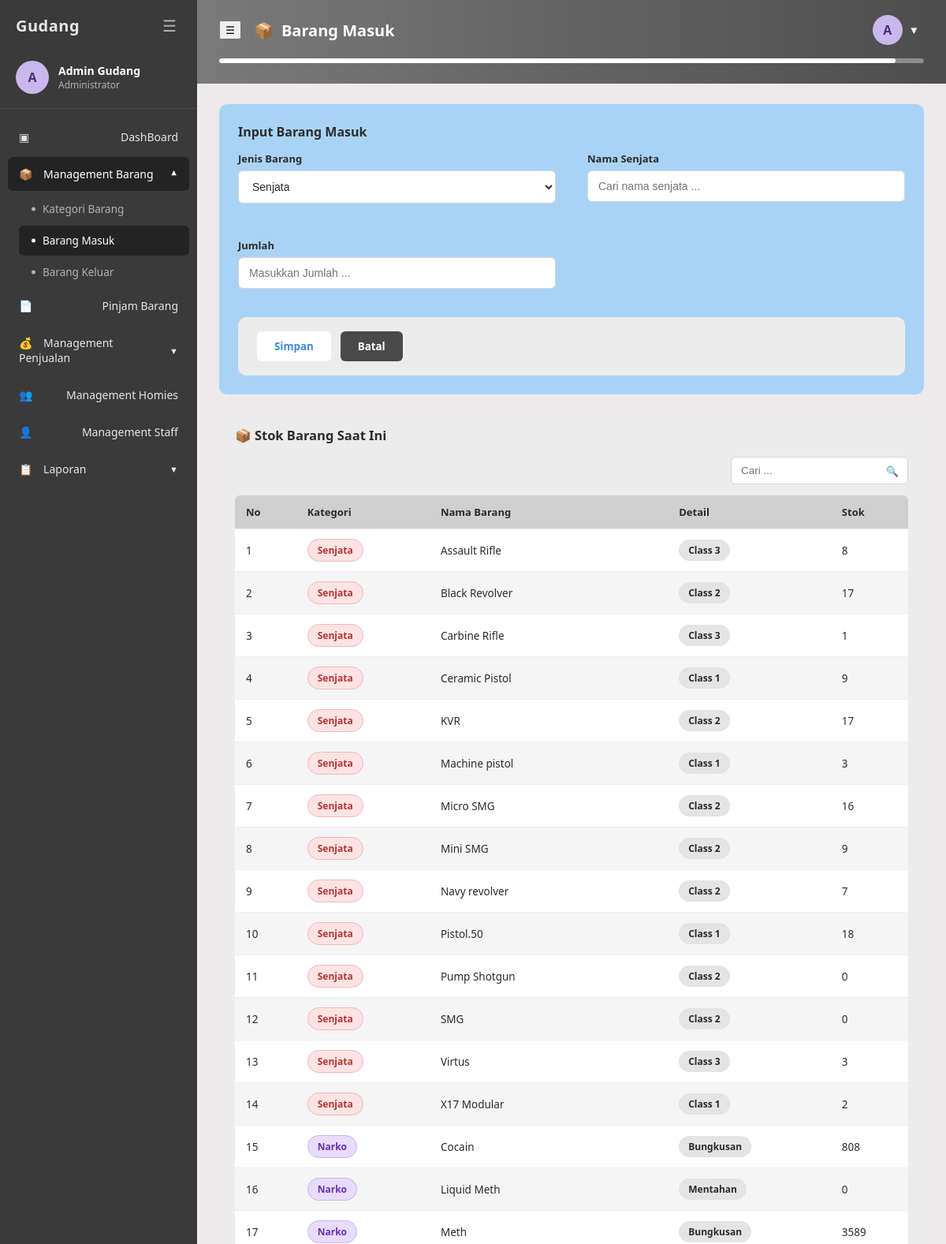
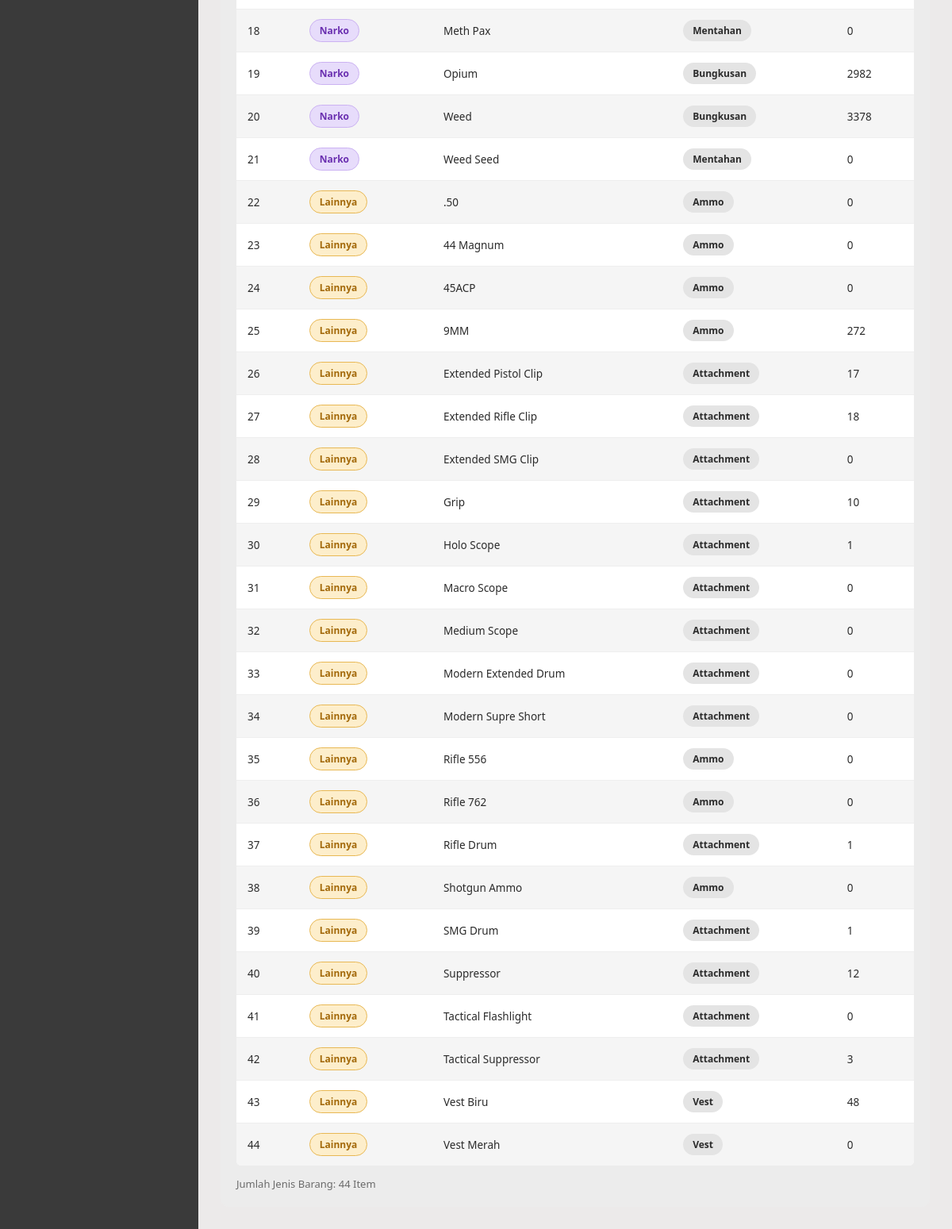
/barang/barang_masuk.php (signed in), run on the app's committed database (2 pictures, top to bottom).
### tables this page shows
CREATE TABLE `kategori_barang` (
  `id` int(11) NOT NULL,
  `jenis` enum('Senjata','Narko','Lainnya') NOT NULL,
  `nama_barang` varchar(150) NOT NULL,
  `class_senjata` enum('Class 1','Class 2','Class 3','Class 4') DEFAULT NULL,
  `tag_narko` enum('Bungkusan','Mentahan') DEFAULT NULL,
  `tag_lainnya` enum('Vest','Ammo','Attachment') DEFAULT NULL,
  `stok` int(11) NOT NULL DEFAULT '0',
  `created_at` timestamp NOT NULL DEFAULT CURRENT_TIMESTAMP,
  `updated_at` timestamp NOT NULL DEFAULT CURRENT_TIMESTAMP ON UPDATE CURRENT_TIMESTAMP
);

### includes/auth.php (called while the page is built, shortened)
<?php
function e($str) {
    return htmlspecialchars($str ?? '', ENT_QUOTES, 'UTF-8');
}

### barang/barang_masuk.php (the view, shortened to what this page needs)
<?php
require_once __DIR__ . '/../includes/auth.php';
$allBarang = [];
$res = mysqli_query($conn, 'SELECT id, jenis, nama_barang, class_senjata, tag_narko, tag_lainnya, stok FROM kategori_barang ORDER BY jenis ASC, nama_barang ASC');
while ($row = mysqli_fetch_assoc($res)) { $allBarang[] = $row; }
include __DIR__ . '/../includes/header.php';
?>
<div class="form-panel">
    <h3>Input Barang Masuk</h3>
    <form method="POST" action="barang_masuk.php">
        <div class="form-grid">
            <div class="form-group">
                <label for="jenis">Jenis Barang</label>
                <select id="jenis" name="jenis" data-toggle-group="jenisMasuk">
                    <option value="Senjata" <?= (($_POST['jenis'] ?? 'Senjata') === 'Senjata') ? 'selected' : '' ?>>Senjata</option>
                </select>
            </div>
            <div class="form-group" data-toggle-target="jenisMasuk" data-toggle-value="Senjata">
                <label for="senjataSearchMasuk">Nama Senjata</label>
                <div class="search-select" data-search-select>
                    <input type="text" id="senjataSearchMasuk" class="ss-input" data-ss-search
                           placeholder="Cari nama senjata ..." autocomplete="off">
                </div>
            </div>
            <div class="form-group">
                <label for="jumlah">Jumlah</label>
                <input type="number" id="jumlah" name="jumlah" min="1" placeholder="Masukkan Jumlah ..." value="<?= e($_POST['jumlah'] ?? '') ?>" required>
            </div>
        </div>
        <div class="form-actions-panel" style="margin-top:18px;">
            <button type="submit" name="add_masuk" value="1" class="btn-primary-form">Simpan</button>
            <button type="reset" class="btn-cancel-form">Batal</button>
        </div>
    </form>
</div>
<div class="panel">
    <div class="panel-header">
        <h3>&#128230; Stok Barang Saat Ini</h3>
    </div>
    <div class="panel-toolbar">
        <div class="search-box">
            <input type="text" placeholder="Cari ..." data-table-search="#stokTable">
            <span class="icon">&#128269;</span>
        </div>
    </div>
    <table class="data-table" id="stokTable">
        <thead>
            <tr>
                <th>No</th>
                <th>Kategori</th>
                <th>Nama Barang</th>
                <th>Detail</th>
                <th>Stok</th>
            </tr>
        </thead>
        <tbody>
            <?php if (empty($allBarang)): ?>
                <tr><td colspan="5" style="text-align:center; color:var(--text-muted);">Belum ada data barang.</td></tr>
            <?php else: ?>
                <?php foreach ($allBarang as $i => $b): ?>
                <tr>
                    <td><?= $i + 1 ?></td>
                    <td>
                        <?php if ($b['jenis'] === 'Senjata'): ?>
                            <span class="badge badge-senjata">Senjata</span>
                        <?php elseif ($b['jenis'] === 'Narko'): ?>
                            <span class="badge badge-narko">Narko</span>
                        <?php else: ?>
                            <span class="badge badge-lainnya">Lainnya</span>
                        <?php endif; ?>
                    </td>
                    <td><?= e($b['nama_barang']) ?></td>
                    <td><span class="badge badge-chip"><?= e($b['class_senjata'] ?? $b['tag_narko'] ?? $b['tag_lainnya'] ?? '-') ?></span></td>
                    <td><?= (int)$b['stok'] ?></td>
                </tr>
                <?php endforeach; ?>
            <?php endif; ?>
        </tbody>
    </table>
    <div class="table-footer">
        <span>Jumlah Jenis Barang: <?= count($allBarang) ?> Item</span>
    </div>
</div>
<?php include __DIR__ . '/../includes/footer.php'; ?>

### assets/css/style.css (style rules this page uses)
:root { --sidebar-bg: #3a3a3a; --sidebar-bg-active: #232323; --sidebar-text: #e6e6e6; --sidebar-text-muted: #b3b3b3; --header-grad-start: #7a7a7a; --header-grad-end: #4d4d4d; --page-bg: #eceaea; --panel-bg: #e2e2e2; --panel-bg-light: #ececec; --blue-light: #a9d3f5; --blue-light-2: #bcdcf8; --blue-accent: #3f8cd6; --purple-grad-start: #4b6cf5; --purple-grad-end: #1c1140; --text-dark: #2b2b2b; --text-muted: #6b6b6b; --white: #ffffff; --border-color: #d5d5d5; --danger: #c0392b; --success: #2f9e44; --radius-sm: 6px; --radius-md: 10px; --radius-lg: 14px; --sidebar-width: 250px; }
* { box-sizing: border-box; }
html, body { margin: 0; padding: 0; font-family: 'Segoe UI', Roboto, Helvetica, Arial, sans-serif; background: var(--page-bg); color: var(--text-dark); }
button { font-family: inherit; cursor: pointer; }
.form-group { margin-bottom: 18px; }
.form-group label { display: block; font-size: 13px; font-weight: 600; margin-bottom: 6px; color: var(--text-dark); }
.form-group input, .form-group select, .form-group textarea { width: 100%; padding: 11px 13px; border: 1px solid var(--border-color); border-radius: var(--radius-sm); background: var(--white); font-size: 14px; color: var(--text-dark); }
.panel { background: var(--panel-bg-light); border-radius: var(--radius-md); padding: 20px; margin-bottom: 22px; }
.panel-header { display: flex; align-items: center; justify-content: space-between; margin-bottom: 16px; }
.panel-header h3 { display: flex; align-items: center; gap: 8px; margin: 0; font-size: 16.5px; }
.panel-toolbar { display: flex; align-items: center; justify-content: space-between; gap: 12px; margin-bottom: 14px; flex-wrap: wrap; }
.search-box { position: relative; }
.search-box input { padding: 9px 34px 9px 12px; border-radius: var(--radius-sm); border: 1px solid var(--border-color); font-size: 13.5px; min-width: 220px; background: #fff; }
.search-box .icon { position: absolute; right: 12px; top: 50%; transform: translateY(-50%); color: var(--text-muted); font-size: 13px; }
table.data-table { width: 100%; border-collapse: collapse; background: #fff; border-radius: var(--radius-sm); overflow: hidden; }
table.data-table thead th { background: #cfcfcf; text-align: left; padding: 12px 14px; font-size: 13px; font-weight: 700; color: var(--text-dark); }
table.data-table tbody td { padding: 12px 14px; font-size: 13.5px; border-top: 1px solid #eee; color: var(--text-dark); }
table.data-table tbody tr:nth-child(even) { background: #f5f5f5; }
.table-footer { display: flex; align-items: center; justify-content: space-between; margin-top: 14px; font-size: 13px; color: var(--text-muted); flex-wrap: wrap; gap: 10px; }
.badge { display: inline-block; padding: 5px 12px; border-radius: 20px; font-size: 12px; font-weight: 600; }
.badge-senjata { background: #fde3e3; color: #b83232; border: 1px solid #f3b8b8; }
.badge-narko { background: #e7dcfb; color: #6a2fb0; border: 1px solid #cbb2f2; }
.badge-lainnya { background: #fdeecb; color: #a3690a; border: 1px solid #e8b854; }
.badge-chip { background: #e4e4e4; color: var(--text-dark); }
.form-panel { background: var(--blue-light); border-radius: var(--radius-md); padding: 24px; margin-bottom: 20px; }
.form-panel h3 { margin: 0 0 14px; font-size: 16px; }
.form-grid { display: grid; grid-template-columns: 1fr 1fr; gap: 26px 40px; }
.form-actions-panel { background: var(--panel-bg-light); border-radius: var(--radius-md); padding: 18px 24px; display: flex; gap: 12px; }
.form-actions-panel .btn-primary-form { background: #fff; color: var(--blue-accent); padding: 10px 22px; border-radius: var(--radius-sm); font-weight: 700; border: none; }
.form-actions-panel .btn-cancel-form { background: #4a4a4a; color: #fff; padding: 10px 22px; border-radius: var(--radius-sm); font-weight: 700; border: none; }
.search-select { position: relative; }
.search-select .ss-input { width: 100%; padding: 11px 13px; border: 1px solid var(--border-color); border-radius: var(--radius-sm); background: var(--white); font-size: 14px; color: var(--text-dark); }

### data on the page
kategori_barang: jenis "Senjata", nama_barang "Assault Rifle", class_senjata "Class 3", stok "8"
kategori_barang: jenis "Senjata", nama_barang "Black Revolver", class_senjata "Class 2", stok "17"
kategori_barang: jenis "Senjata", nama_barang "Carbine Rifle", class_senjata "Class 3", stok "1"
kategori_barang: jenis "Senjata", nama_barang "Ceramic Pistol", class_senjata "Class 1", stok "9"
kategori_barang: jenis "Senjata", nama_barang "KVR", class_senjata "Class 2", stok "17"
kategori_barang: jenis "Senjata", nama_barang "Machine pistol", class_senjata "Class 1", stok "3"
kategori_barang: jenis "Senjata", nama_barang "Micro SMG", class_senjata "Class 2", stok "16"
kategori_barang: jenis "Senjata", nama_barang "Mini SMG", class_senjata "Class 2", stok "9"
kategori_barang: jenis "Senjata", nama_barang "Navy revolver", class_senjata "Class 2", stok "7"
kategori_barang: jenis "Senjata", nama_barang "Pistol.50", class_senjata "Class 1", stok "18"
kategori_barang: jenis "Senjata", nama_barang "Pump Shotgun", class_senjata "Class 2", stok "0"
kategori_barang: jenis "Senjata", nama_barang "SMG", class_senjata "Class 2", stok "0"
kategori_barang: jenis "Senjata", nama_barang "Virtus", class_senjata "Class 3", stok "3"
kategori_barang: jenis "Senjata", nama_barang "X17 Modular", class_senjata "Class 1", stok "2"
kategori_barang: jenis "Narko", nama_barang "Cocain", tag_narko "Bungkusan", stok "808"
kategori_barang: jenis "Narko", nama_barang "Liquid Meth", tag_narko "Mentahan", stok "0"
kategori_barang: jenis "Narko", nama_barang "Meth", tag_narko "Bungkusan", stok "3589"
kategori_barang: jenis "Narko", nama_barang "Meth Pax", tag_narko "Mentahan", stok "0"
kategori_barang: jenis "Narko", nama_barang "Opium", tag_narko "Bungkusan", stok "2982"
kategori_barang: jenis "Narko", nama_barang "Weed", tag_narko "Bungkusan", stok "3378"
kategori_barang: jenis "Narko", nama_barang "Weed Seed", tag_narko "Mentahan", stok "0"
kategori_barang: jenis "Lainnya", nama_barang ".50", tag_lainnya "Ammo", stok "0"
kategori_barang: jenis "Lainnya", nama_barang "44 Magnum", tag_lainnya "Ammo", stok "0"
kategori_barang: jenis "Lainnya", nama_barang "45ACP", tag_lainnya "Ammo", stok "0"
kategori_barang: jenis "Lainnya", nama_barang "9MM", tag_lainnya "Ammo", stok "272"
kategori_barang: jenis "Lainnya", nama_barang "Extended Pistol Clip", tag_lainnya "Attachment", stok "17"
kategori_barang: jenis "Lainnya", nama_barang "Extended Rifle Clip", tag_lainnya "Attachment", stok "18"
kategori_barang: jenis "Lainnya", nama_barang "Extended SMG Clip", tag_lainnya "Attachment", stok "0"
kategori_barang: jenis "Lainnya", nama_barang "Grip", tag_lainnya "Attachment", stok "10"
kategori_barang: jenis "Lainnya", nama_barang "Holo Scope", tag_lainnya "Attachment", stok "1"
kategori_barang: jenis "Lainnya", nama_barang "Macro Scope", tag_lainnya "Attachment", stok "0"
kategori_barang: jenis "Lainnya", nama_barang "Medium Scope", tag_lainnya "Attachment", stok "0"
kategori_barang: jenis "Lainnya", nama_barang "Modern Extended Drum", tag_lainnya "Attachment", stok "0"
kategori_barang: jenis "Lainnya", nama_barang "Modern Supre Short", tag_lainnya "Attachment", stok "0"
kategori_barang: jenis "Lainnya", nama_barang "Rifle 556", tag_lainnya "Ammo", stok "0"
kategori_barang: jenis "Lainnya", nama_barang "Rifle 762", tag_lainnya "Ammo", stok "0"
kategori_barang: jenis "Lainnya", nama_barang "Rifle Drum", tag_lainnya "Attachment", stok "1"
kategori_barang: jenis "Lainnya", nama_barang "Shotgun Ammo", tag_lainnya "Ammo", stok "0"
kategori_barang: jenis "Lainnya", nama_barang "SMG Drum", tag_lainnya "Attachment", stok "1"
kategori_barang: jenis "Lainnya", nama_barang "Suppressor", tag_lainnya "Attachment", stok "12"
kategori_barang: jenis "Lainnya", nama_barang "Tactical Flashlight", tag_lainnya "Attachment", stok "0"
kategori_barang: jenis "Lainnya", nama_barang "Tactical Suppressor", tag_lainnya "Attachment", stok "3"
kategori_barang: jenis "Lainnya", nama_barang "Vest Biru", tag_lainnya "Vest", stok "48"
kategori_barang: jenis "Lainnya", nama_barang "Vest Merah", tag_lainnya "Vest", stok "0"

### other printed values
$initial "A"
$u['full_name'] "Admin Gudang"
role_label() "Administrator"
$page_icon "📦"
$page_header "Barang Masuk"
count($allBarang) "44"
